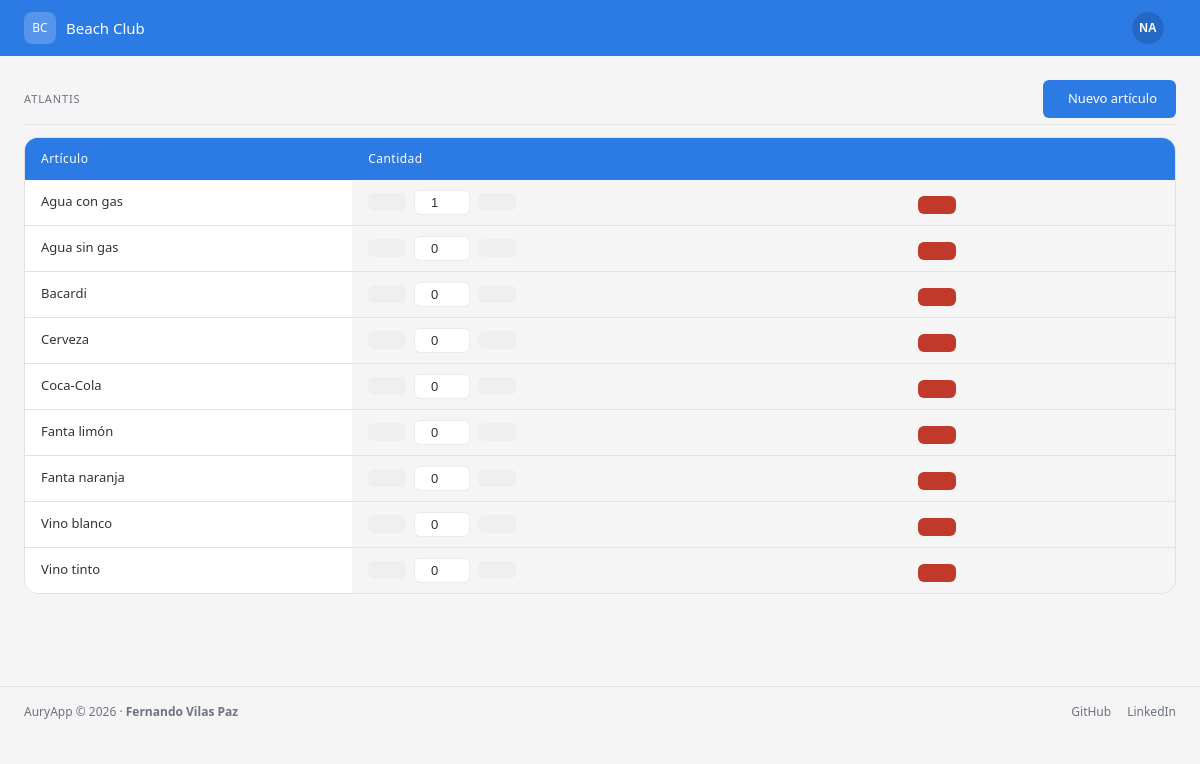
The page /pedidos/1/ (signed in) on the database its author committed.
### core/models.py (models this page shows, shortened)
class Espacio(models.Model):
    nombre = models.CharField(max_length=100)
    descripcion = models.TextField(blank=True)
    activo = models.BooleanField(default=True)
    class Meta:
        verbose_name = 'Espacio'
        verbose_name_plural = 'Espacios'
        ordering = ['nombre']

class ArticuloPedido(models.Model):
    espacio = models.ForeignKey(Espacio, on_delete=models.CASCADE, related_name='articulos')
    nombre = models.CharField(max_length=200)
    cantidad = models.PositiveIntegerField(default=0)
    class Meta:
        verbose_name = 'Artículo de pedido'
        verbose_name_plural = 'Artículos de pedido'
        ordering = ['nombre']

### core/views.py (the view)
# urls.py: path('pedidos/<int:pk>/', views.pedidos_espacio, name='pedidos_espacio'),
@login_required(login_url='/login/')
def pedidos_espacio(request, pk):
    espacio = get_object_or_404(Espacio, pk=pk)
    articulos = ArticuloPedido.objects.filter(espacio=espacio)
    return render(request, 'core/pedidos_espacio.html', {
        'espacio': espacio,
        'articulos': articulos,
    })

### core/templates/core/pedidos_espacio.html (shortened to what this page needs)
{% extends 'core/base.html' %}
{% block content %}
<div class="bc-section">
  <div class="bc-section-header">
    <span class="bc-section-header-title">{{ espacio.nombre }}</span>
    <a href="{% url 'nuevo_articulo' espacio.pk %}" class="bc-btn bc-btn-primary">
       Nuevo artículo
    </a>
  </div>
  <div class="bc-table-wrapper">
    <table class="bc-table">
      <thead>
        <tr>
          <th>Artículo</th>
          <th>Cantidad</th>
          <th></th>
        </tr>
      </thead>
      <tbody>
        {% for articulo in articulos %}
        <tr>
          <td>{{ articulo.nombre }}</td>
          <td>
            <div style="display:flex; align-items:center; gap:8px;">
              <button class="bc-btn bc-btn-sm btn-cantidad" data-id="{{ articulo.pk }}" data-accion="bajar">
              </button>
              <input type="number" min="0" value="{{ articulo.cantidad }}"
                     class="input-cantidad"
                     data-id="{{ articulo.pk }}"
                     style="width:56px; text-align:center; padding:4px 6px;
                            background:var(--color-surface); border:0.5px solid var(--color-border);
                            border-radius:var(--radius-sm); color:var(--color-text); font-size:13px;">
              <button class="bc-btn bc-btn-sm btn-cantidad" data-id="{{ articulo.pk }}" data-accion="subir">
              </button>
            </div>
          </td>
          <td style="white-space:nowrap;">
            <a href="{% url 'editar_articulo' articulo.pk %}" class="bc-btn bc-btn-sm">
            </a>
            <form method="post" action="{% url 'eliminar_articulo' articulo.pk %}" style="display:inline;">
              <button type="submit" class="bc-btn bc-btn-sm bc-btn-danger"
                      onclick="return confirm('¿Eliminar {{ articulo.nombre }}?')">
              </button>
            </form>
          </td>
        </tr>
        {% empty %}
        <tr><td colspan="3">No hay artículos. Añade el primero.</td></tr>
        {% endfor %}
      </tbody>
    </table>
  </div>
</div>
{% endblock %}

### core/templates/core/base.html (shortened to what this page needs)
{% load static %}
<!DOCTYPE html>
<html lang="es">
<head>
  <link rel="stylesheet" href="https://cdn.jsdelivr.net/npm/@tabler/icons-webfont@2.47.0/tabler-icons.min.css">
  <link rel="stylesheet" href="{% static 'css/main.css' %}">
</head>
<body>
  <nav class="bc-navbar">
    <a href="/" class="bc-navbar-brand">
      <div class="bc-navbar-avatar">BC</div>
      <span class="bc-navbar-brand-text">Beach Club</span>
    </a>
    <div class="bc-navbar-right">
      <div class="bc-user-menu" id="bc-user-menu">
      <button class="bc-user-menu-btn" id="bc-user-menu-btn" type="button">
        <div class="bc-navbar-user">
          {% if request.user.first_name %}{{ request.user.first_name|slice:":1"|upper }}{{ request.user.last_name|slice:":1"|upper }}{% else %}{{ request.user.username|slice:":2"|upper }}{% endif %}
        </div>
      </button>
    </div>
    </div>
  </nav>
  <main class="bc-page">
    {% block content %}{% endblock %}
  </main>
  <footer class="bc-footer">
    <span>AuryApp &copy; 2026 · <strong>Fernando Vilas Paz</strong></span>
    <div class="bc-footer-links">
      <a href="https://github.com/fvilpaz" target="_blank" rel="noopener" class="bc-footer-link">
         GitHub
      </a>
      <a href="https://www.linkedin.com/in/fernando-vilas-paz-1626901a9" target="_blank" rel="noopener" class="bc-footer-link">
         LinkedIn
      </a>
    </div>
  </footer>
</body>
</html>

### core/static/css/main.css (style rules this page uses)
:root { --color-primary: #1a6fc4; --color-primary-dk: #1557a0; --color-accent: #e8a020; --color-success: #1d9e75; --color-danger: #c0392b; --color-warning: #e8a020; --color-bg: #f0f2f5; --color-surface: #ffffff; --color-border: rgba(0, 0, 0, 0.08); --color-text: #1a1a2e; --color-muted: #6b7280; --radius-sm: 6px; --radius-md: 10px; --radius-lg: 14px; --navbar-h: 56px; --canvas-height: min(620px, calc(100vh - 180px)); --page-padding: 24px; }
*, *::before, *::after { box-sizing: border-box; margin: 0; padding: 0; }
body { font-family: system-ui, -apple-system, sans-serif; font-size: 14px; background: var(--color-bg); color: var(--color-text); line-height: 1.5; }
.bc-navbar { background: var(--color-primary); height: var(--navbar-h); display: flex; align-items: center; padding: 0 24px; gap: 8px; position: sticky; top: 0; z-index: 100; }
.bc-navbar-brand { color: var(--color-primary-text); font-size: 15px; font-weight: 500; display: flex; align-items: center; gap: 10px; text-decoration: none; }
.bc-navbar-avatar { width: 32px; height: 32px; border-radius: 8px; background: rgba(255, 255, 255, 0.2); display: flex; align-items: center; justify-content: center; font-size: 12px; font-weight: 500; color: var(--color-primary-text); flex-shrink: 0; }
.bc-navbar-user { width: 32px; height: 32px; border-radius: 50%; background: rgba(0, 0, 0, 0.15); display: flex; align-items: center; justify-content: center; font-size: 12px; font-weight: 600; color: var(--color-primary-text); flex-shrink: 0; }
.bc-navbar-right { margin-left: auto; display: flex; align-items: center; gap: 4px; }
.bc-user-menu { position: relative; }
.bc-user-menu-btn { display: flex; align-items: center; gap: 6px; background: transparent; border: none; cursor: pointer; padding: 4px 6px; border-radius: var(--radius-sm); transition: background 0.15s; color: var(--color-primary-text); }
.bc-page { padding: 24px; max-width: 1400px; margin: 0 auto; }
.bc-section { margin-bottom: 28px; }
.bc-table-wrapper { border: 0.5px solid var(--color-border); border-radius: var(--radius-lg); overflow: hidden; overflow-x: auto; -webkit-overflow-scrolling: touch; }
.bc-table { width: 100%; border-collapse: collapse; font-size: 13px; min-width: 500px; white-space: nowrap; }
.bc-table thead { background: var(--color-primary); }
.bc-table thead th { text-align: left; font-size: 12px; font-weight: 500; color: var(--color-primary-text); padding: 12px 16px; white-space: nowrap; letter-spacing: 0.04em; }
.bc-table tbody tr { border-bottom: 0.5px solid var(--color-border); transition: background 0.1s; }
.bc-table tbody tr:last-child { border-bottom: none; }
.bc-table tbody td { padding: 10px 16px; color: var(--color-text); white-space: nowrap; vertical-align: middle; }
.bc-table tbody td:first-child { position: sticky; left: 0; background: var(--color-surface); z-index: 1; }
.bc-table thead th:first-child { position: sticky; left: 0; background: var(--color-primary); z-index: 2; }
.bc-btn { font-size: 13px; font-weight: 500; padding: 8px 18px; border-radius: var(--radius-sm); border: 0.5px solid transparent; cursor: pointer; transition: opacity 0.15s; text-decoration: none; display: inline-flex; align-items: center; gap: 6px; }
.bc-btn-primary { background: var(--color-primary); color: #fff; }
.bc-btn-danger { background: var(--color-danger); color: #fff; }
.bc-section-header { display: flex; align-items: center; justify-content: space-between; margin-bottom: 12px; padding-bottom: 6px; border-bottom: 0.5px solid var(--color-border); }
.bc-section-header-title { font-size: 11px; font-weight: 500; letter-spacing: 0.08em; color: var(--color-muted); text-transform: uppercase; }
:root[data-theme="light"] { --color-primary: #2c7be5; --color-primary-dk: #1a5bbf; --color-primary-text: #ffffff; --color-bg: #f5f5f5; --color-surface: #ffffff; --color-text: #333333; --color-border: rgba(0, 0, 0, 0.08); --color-muted: #6b7280; --color-success: #1d9e75; --color-danger: #c0392b; --color-accent: #e8a020; }
form { margin: 0; }
.bc-footer { display: flex; align-items: center; justify-content: space-between; flex-wrap: wrap; gap: 8px; padding: 16px var(--page-padding); font-size: 12px; color: var(--color-muted); border-top: 1px solid var(--color-border); margin-top: 40px; }
.bc-footer-links { display: flex; align-items: center; gap: 12px; }
.bc-footer-link { display: inline-flex; align-items: center; gap: 4px; color: var(--color-muted); text-decoration: none; transition: color 0.15s; }

### rows shown on the page
Espacio: nombre "ATLANTIS"
ArticuloPedido: nombre "Agua con gas", cantidad "1"
ArticuloPedido: nombre "Agua sin gas", cantidad "0"
ArticuloPedido: nombre "Bacardi", cantidad "0"
ArticuloPedido: nombre "Cerveza", cantidad "0"
ArticuloPedido: nombre "Coca-Cola", cantidad "0"
ArticuloPedido: nombre "Fanta limón", cantidad "0"
ArticuloPedido: nombre "Fanta naranja", cantidad "0"
ArticuloPedido: nombre "Vino blanco", cantidad "0"
ArticuloPedido: nombre "Vino tinto", cantidad "0"

### other values the page prints
{{ request.user.username|slice:":2"|upper }} "NA"
